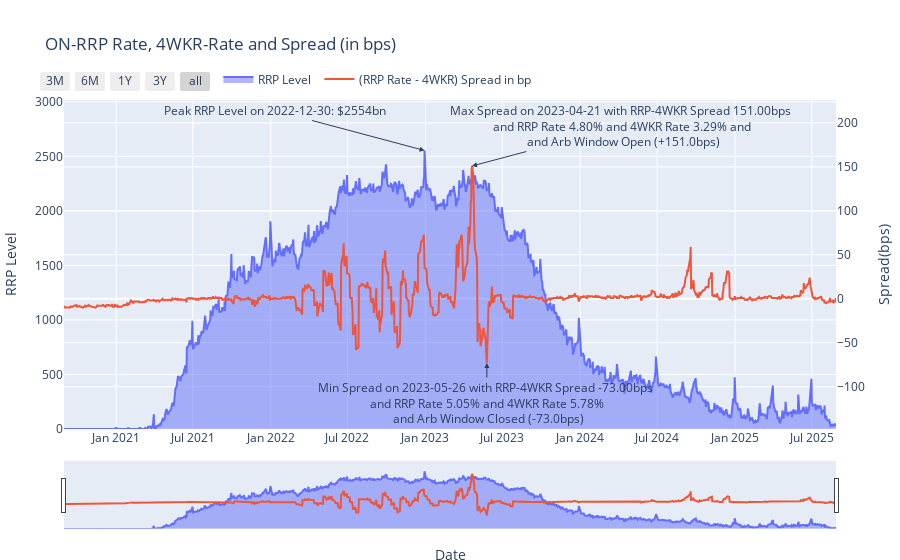

This figure's notebook cell:
### Code cell
fig = go.Figure()

#fig.add_trace(go.Scatter(x=df.index, y=df['4WKR'], name = '1M-T Bill ', mode="lines"))
#fig.add_trace(go.Scatter(x=df.index, y=df['ON_RRP_RATE'], name = 'RRP Rate ', mode="lines"))

fig.add_trace(go.Scatter(x=df.index, y=df['RRP_LEVEL_USD_BN'], fill='tozeroy', name = 'RRP Level ', mode="lines"))
fig.add_trace(go.Scatter(x=df.index, y=df['spread_bp'], name = '(RRP Rate - 4WKR) Spread in bp', mode="lines", yaxis="y2"))
#fig.add_trace(go.Scatter(x=df.index, y=df['spread_bp_roll21'], name = 'Spread Rolling average 21 days', mode="lines", yaxis="y2"))

fig.update_layout(
    title="ON-RRP Rate, 4WKR-Rate and Spread (in bps)",
    hovermode="x unified",
    legend=dict(xanchor="left", yanchor="bottom", orientation="h", x=0.2, y=1.02),
    margin=dict(l=40,r=40,t=100,b=10),
    xaxis=dict(title="Date "),
    yaxis=dict(title="RRP Level"),
    yaxis2=dict(title=" Spread(bps)", side="right", overlaying="y"),
    height=800
)

# Add quick zoom buttons
fig.update_xaxes(
    rangeselector=dict(
        buttons=list([
            dict(count=3, label='3M', step="month", stepmode="backward"),
            dict(count=6, label='6M', step="month", stepmode="backward"),
            dict(count=1, label='1Y', step="year", stepmode="backward"),
            dict(count=3, label='3Y', step="year", stepmode="backward"),
            dict(step="all")
        ])
    ),
    rangeslider=dict(visible=True)
)

y_maxidx = df["RRP_LEVEL_USD_BN"].idxmax()
y_max = df.loc[y_maxidx].RRP_LEVEL_USD_BN

y2_maxidx = df['spread_bp'].idxmax()
y2_max = df.loc[y2_maxidx, 'spread_bp']
y2_max_rrprate = df.loc[y2_maxidx, "ON_RRP_RATE"]
y2_max_4WKR = df.loc[y2_maxidx, "4WKR"]

y2_minidx = df['spread_bp'].idxmin()
y2_min = df.loc[y2_minidx, 'spread_bp']
y2_min_rrprate = df.loc[y2_minidx, "ON_RRP_RATE"]
y2_min_4WKR = df.loc[y2_minidx, "4WKR"]

fig.update_layout(annotations=list([
    dict(x=y2_minidx, yref='y2', y=y2_min, text= f"Min Spread on {y2_minidx.strftime('%Y-%m-%d')} with RRP-4WKR Spread {y2_min:.2f}bps <br> and RRP Rate {y2_min_rrprate:.2f}% and 4WKR Rate {y2_min_4WKR:.2f}% <br> and {df.loc[y2_minidx,'ArbitrageText']}" , showarrow=True, arrowhead=2, ax=0, ay=40),
    dict(x=y_maxidx, yref='y', y=y_max, text= f"Peak RRP Level on {y_maxidx.strftime('%Y-%m-%d')}: ${y_max:.0f}bn", showarrow=True, arrowhead=2, ax=-150, ay=-40), 
    dict(x=y2_maxidx, yref='y2', y=y2_max, text= f"Max Spread on {y2_maxidx.strftime('%Y-%m-%d')} with RRP-4WKR Spread {y2_max:.2f}bps <br> and RRP Rate {y2_max_rrprate:.2f}% and 4WKR Rate {y2_max_4WKR:.2f}% and <br> and {df.loc[y2_maxidx,'ArbitrageText']}", showarrow=True, arrowhead=2, ax=150, ay=-40)
])

)

fig.show()

### Figure 1 — Plotly figure (JSON) as saved in the notebook; plotly's stock layout.template omitted (floating-point values rounded to 4 significant figures; data arrays with more than 128 entries replaced by an {"elided": "..."} marker saying what was removed)
{"data": [{"fill": "tozeroy", "mode": "lines", "name": "RRP Level ", "type": "scatter", "x": {"elided": "1203 str values"}, "y": {"elided": "1203 float values"}}, {"mode": "lines", "name": "(RRP Rate - 4WKR) Spread in bp", "type": "scatter", "x": {"elided": "1203 str values"}, "y": {"elided": "1203 float values"}, "yaxis": "y2"}], "layout": {"annotations": [{"arrowhead": 2, "ax": 0, "ay": 40, "showarrow": true, "text": "Min Spread on 2023-05-26 with RRP-4WKR Spread -73.00bps <br> and RRP Rate 5.05% and 4WKR Rate 5.78% <br> and Arb Window Closed (-73.0bps)", "x": "2023-05-26T00:00:00", "y": -73.0, "yref": "y2"}, {"arrowhead": 2, "ax": -150, "ay": -40, "showarrow": true, "text": "Peak RRP Level on 2022-12-30: $2554bn", "x": "2022-12-30T00:00:00", "y": 2554.0, "yref": "y"}, {"arrowhead": 2, "ax": 150, "ay": -40, "showarrow": true, "text": "Max Spread on 2023-04-21 with RRP-4WKR Spread 151.00bps <br> and RRP Rate 4.80% and 4WKR Rate 3.29% and <br> and Arb Window Open (+151.0bps)", "x": "2023-04-21T00:00:00", "y": 151.0, "yref": "y2"}], "autosize": true, "hovermode": "x unified", "legend": {"orientation": "h", "x": 0.2, "xanchor": "left", "y": 1.02, "yanchor": "bottom"}, "margin": {"b": 10, "l": 40, "r": 40, "t": 100}, "title": {"text": "ON-RRP Rate, 4WKR-Rate and Spread (in bps)"}, "xaxis": {"autorange": true, "range": ["2020-08-31", "2025-08-27"], "rangeselector": {"buttons": [{"count": 3, "label": "3M", "step": "month", "stepmode": "backward"}, {"count": 6, "label": "6M", "step": "month", "stepmode": "backward"}, {"count": 1, "label": "1Y", "step": "year", "stepmode": "backward"}, {"count": 3, "label": "3Y", "step": "year", "stepmode": "backward"}, {"step": "all"}]}, "rangeslider": {"autorange": true, "range": ["2020-08-31", "2025-08-27"], "visible": true, "yaxis": {"_template": null, "rangemode": "match"}, "yaxis2": {"_template": null, "rangemode": "match"}}, "title": {"text": "Date "}, "type": "date"}, "yaxis": {"autorange": true, "range": [0, 2811.0], "title": {"text": "RRP Level"}, "type": "linear"}, "yaxis2": {"autorange": true, "overlaying": "y", "range": [-108.6, 186.6], "side": "right", "title": {"text": " Spread(bps)"}, "type": "linear"}}}
